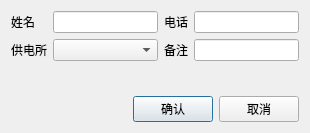
<?xml version="1.0" encoding="UTF-8"?>
<ui version="4.0">
 <class>AddWorkerDlg</class>
 <widget class="QDialog" name="AddWorkerDlg">
  <property name="geometry">
   <rect>
    <x>0</x>
    <y>0</y>
    <width>310</width>
    <height>133</height>
   </rect>
  </property>
  <property name="windowTitle">
   <string>报警员</string>
  </property>
  <layout class="QVBoxLayout" name="verticalLayout">
   <item>
    <layout class="QGridLayout" name="gridLayout">
     <item row="0" column="0">
      <widget class="QLabel" name="label">
       <property name="text">
        <string>姓名</string>
       </property>
      </widget>
     </item>
     <item row="0" column="1">
      <widget class="QLineEdit" name="leName"/>
     </item>
     <item row="0" column="2">
      <widget class="QLabel" name="label_2">
       <property name="text">
        <string>电话</string>
       </property>
      </widget>
     </item>
     <item row="0" column="3">
      <widget class="QLineEdit" name="lePhone"/>
     </item>
     <item row="1" column="0">
      <widget class="QLabel" name="label_3">
       <property name="text">
        <string>供电所</string>
       </property>
      </widget>
     </item>
     <item row="1" column="1">
      <widget class="QComboBox" name="cbAsmo"/>
     </item>
     <item row="1" column="2">
      <widget class="QLabel" name="label_4">
       <property name="text">
        <string>备注</string>
       </property>
      </widget>
     </item>
     <item row="1" column="3">
      <widget class="QLineEdit" name="leRemarks"/>
     </item>
    </layout>
   </item>
   <item>
    <spacer name="verticalSpacer">
     <property name="orientation">
      <enum>Qt::Vertical</enum>
     </property>
     <property name="sizeHint" stdset="0">
      <size>
       <width>20</width>
       <height>27</height>
      </size>
     </property>
    </spacer>
   </item>
   <item>
    <layout class="QHBoxLayout" name="horizontalLayout">
     <item>
      <spacer name="horizontalSpacer">
       <property name="orientation">
        <enum>Qt::Horizontal</enum>
       </property>
       <property name="sizeHint" stdset="0">
        <size>
         <width>40</width>
         <height>20</height>
        </size>
       </property>
      </spacer>
     </item>
     <item>
      <widget class="QPushButton" name="btnOK">
       <property name="text">
        <string>确认</string>
       </property>
      </widget>
     </item>
     <item>
      <widget class="QPushButton" name="btnCancel">
       <property name="text">
        <string>取消</string>
       </property>
      </widget>
     </item>
    </layout>
   </item>
  </layout>
 </widget>
 <resources/>
 <connections/>
</ui>
